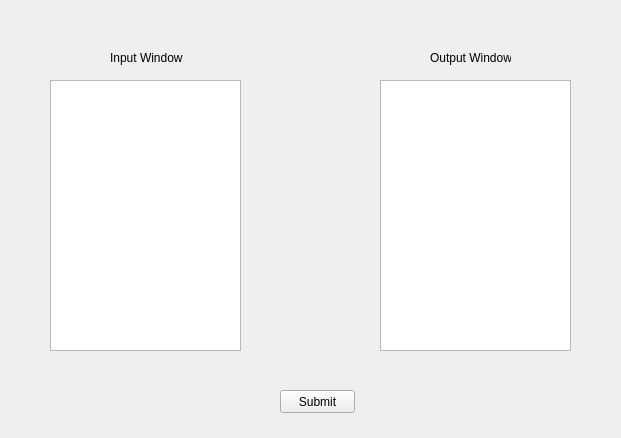
<?xml version="1.0" encoding="UTF-8"?>
<ui version="4.0">
 <class>frm_logged_in</class>
 <widget class="QWidget" name="frm_logged_in">
  <property name="geometry">
   <rect>
    <x>0</x>
    <y>0</y>
    <width>621</width>
    <height>438</height>
   </rect>
  </property>
  <property name="windowTitle">
   <string>Form</string>
  </property>
  <widget class="QPushButton" name="btn_submit">
   <property name="geometry">
    <rect>
     <x>280</x>
     <y>390</y>
     <width>75</width>
     <height>23</height>
    </rect>
   </property>
   <property name="text">
    <string>Submit</string>
   </property>
  </widget>
  <widget class="QTextEdit" name="txt_input">
   <property name="geometry">
    <rect>
     <x>50</x>
     <y>80</y>
     <width>191</width>
     <height>271</height>
    </rect>
   </property>
  </widget>
  <widget class="QTextEdit" name="txt_output">
   <property name="geometry">
    <rect>
     <x>380</x>
     <y>80</y>
     <width>191</width>
     <height>271</height>
    </rect>
   </property>
  </widget>
  <widget class="QLabel" name="label">
   <property name="geometry">
    <rect>
     <x>110</x>
     <y>50</y>
     <width>81</width>
     <height>16</height>
    </rect>
   </property>
   <property name="text">
    <string>Input Window</string>
   </property>
  </widget>
  <widget class="QLabel" name="label_2">
   <property name="geometry">
    <rect>
     <x>430</x>
     <y>50</y>
     <width>81</width>
     <height>16</height>
    </rect>
   </property>
   <property name="text">
    <string>Output Window</string>
   </property>
  </widget>
 </widget>
 <resources/>
 <connections/>
</ui>
